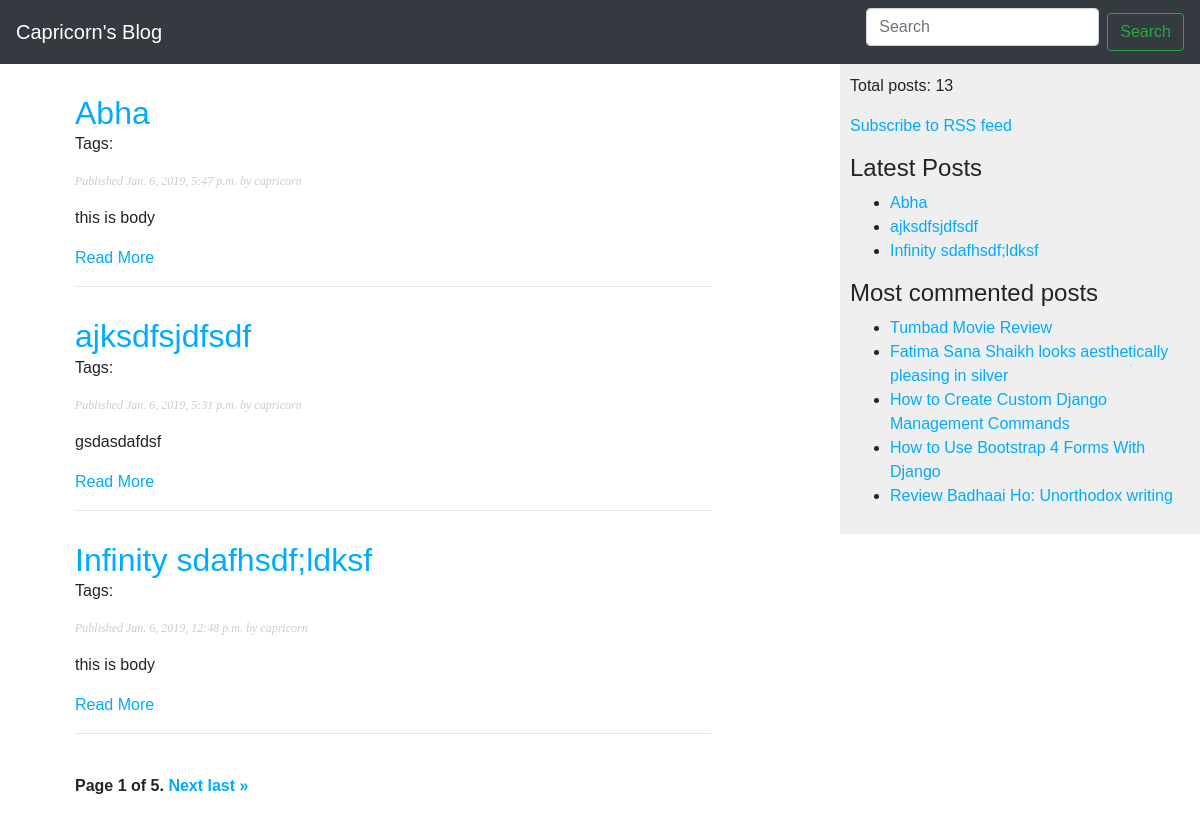
The page / on the database its author committed.
### blog/models.py (models this page shows, shortened)
class Post(models.Model):
    STATUS_CHOICE = (
        ('draft', 'Draft'),
        ('published', 'Published'),
    )
    title = models.CharField(max_length=250)
    slug = models.SlugField(max_length=250, unique_for_date='publish', blank=True, null=False)
    author = models.ForeignKey(User, on_delete=models.CASCADE, related_name='blog_posts')
    body = models.TextField()
    publish = models.DateTimeField(default=timezone.now)
    created = models.DateTimeField(auto_now_add=True)
    updated = models.DateTimeField(auto_now=True)
    status = models.CharField(max_length=10, choices=STATUS_CHOICE, default='draft')
    objects = models.Manager()  # default manager
    published = PublishedManager()  # custom manager
    tags = TaggableManager()
    class Meta:
        ordering = ('-publish',)
    def get_absolute_url(self):
        return reverse('blog:post_detail', args=[
            self.publish.year,
            self.publish.month,
            self.publish.day,
            self.slug
        ])

### blog/views.py (the view)
# urls.py: path('', views.post_list, name='post_list'),
def post_list(request, tag_slug=None):
    posts = Post.published.all()
    tag = None
    if tag_slug:
        tag = get_object_or_404(Tag, slug=tag_slug)
        posts = posts.filter(tags__in=[tag])
    paginator = Paginator(posts, 3)  # 3 posts in each page
    page = request.GET.get('page')
    try:
        posts = paginator.page(page)
    except PageNotAnInteger:
        posts = paginator.page(1)
    except EmptyPage:
        posts = paginator.page(paginator.num_pages)
    template = 'blog/post/list.html'
    context = {
        'posts': posts,
        'page': page,
        'tag': tag
    }
    return render(request, template_name=template, context=context)

### blog/models.py (called while the page is built)
    def get_queryset(self):
        return super().get_queryset().filter(status='published')

### blog/templatetags/blog_tags.py (called while the page is built)
@register.simple_tag
def total_posts():
    return Post.published.count()

@register.inclusion_tag('blog/snippets/latest_posts.html')
def show_latest_posts(count=5):
    latest_posts = Post.published.order_by('-publish')[:count]
    return {'latest_posts': latest_posts}

@register.simple_tag
def get_most_commented_posts(count=5):
    return Post.published.annotate(total_comments=Count('comments')).order_by('-total_comments')[:count]

@register.filter(name='markdown')
def markdown_format(text):
    return mark_safe(markdown.markdown(text))

### blog/templates/blog/post/list.html (shortened to what this page needs)
{% extends 'blog/base.html' %}
{% load blog_tags %}
{% block content %}
    {% for post in posts %}
        <h2><a href="{{ post.get_absolute_url }}">{{ post.title }}</a></h2>
        <p class="tags">
            Tags:
        </p>
        <p class="date">Published {{ post.publish }} by {{ post.author }}</p>
        {{ post.body|truncatewords:30|markdown }}
        <p><a href="{{ post.get_absolute_url }}">Read More</a></p>
        <hr>
    {% endfor %}
    {% include "blog/snippets/pagination.html" with page=posts %}
{% endblock %}

### blog/templates/blog/base.html (shortened to what this page needs)
{% load blog_tags %}
{% load static %}
<!DOCTYPE html>
<html lang="en">
<head>
    <link rel="stylesheet" href="https://stackpath.bootstrapcdn.com/bootstrap/4.1.3/css/bootstrap.min.css"
>
    <link rel="stylesheet" href="{% static 'css/blog_app.css' %}">
</head>
<body>
<nav class="navbar navbar-dark bg-dark">
    <a href="{% url 'blog:post_list' %}" class="navbar-brand">Capricorn's Blog</a>
    <form class="form-inline" method="get" action="{% url 'blog:post_search' %}">
        <input class="form-control mr-sm-2" name="query" type="search" placeholder="Search" aria-label="Search">
        <button class="btn btn-outline-success my-2 my-sm-0" type="submit">Search</button>
    </form>
</nav>
<div class="container">
    <div id="content">
        {% block content %}
        {% endblock %}
    </div>
</div>
<div id="sidebar">
    <p>Total posts: {% total_posts %}</p>
    <p><a href="{% url 'blog:post_feed' %}">Subscribe to RSS feed</a></p>
    <h4>Latest Posts</h4>
    {% show_latest_posts 3 %}
    <h4>Most commented posts</h4>
    {% get_most_commented_posts as most_commented_posts %}
    <ul>
        {% for post in most_commented_posts %}
            <li><a href="{{ post.get_absolute_url }}">{{ post.title }}</a></li>
        {% endfor %}
    </ul>
</div>
</body>
</html>

### blog/templates/blog/snippets/pagination.html (shortened to what this page needs)
<div class="pagination">
    <span class="step-links">
        <span class="current">
            Page {{ page.number }} of {{ page.paginator.num_pages }}.
        </span>
        {% if page.has_next %}
            <a href="?page={{ page.next_page_number }}">Next</a>
            <a href="?page={{ page.paginator.num_pages }}">last &raquo;</a>
        {% endif %}
    </span>
</div>

### blog/templates/blog/snippets/latest_posts.html
<ul>
    {% for post in latest_posts %}
        <li><a href="{{ post.get_absolute_url }}">{{ post.title }}</a></li>
    {% endfor %}
</ul>

### blog/static/css/blog_app.css (style rules this page uses)
body { margin:0; padding:0; font-family:helvetica, sans-serif; }
a { color:#00abff; text-decoration:none; }
h2 { font-weight:normal; margin:30px 0 0; }
#content { float:left; width:60%; padding:0 0 0 30px; }
#sidebar { float:right; width:30%; padding:10px; background:#efefef; height:100%; }
p.date { color:#ccc; font-family: georgia, serif; font-size: 12px; font-style: italic; }
.pagination { margin:40px 0; font-weight:bold; }
input, textarea { clear:both; float:left; margin:0 0 10px; background:#ededed; border:0; padding:6px 10px; font-size:12px; }

### rows shown on the page
Post: title "Abha", publish "Jan. 6, 2019, 5:47 p.m.", author "capricorn", body "this is body"
Post: title "ajksdfsjdfsdf", publish "Jan. 6, 2019, 5:31 p.m.", author "capricorn", body "gsdasdafdsf"
Post: title "Infinity sdafhsdf;ldksf", publish "Jan. 6, 2019, 12:48 p.m.", author "capricorn", body "this is body"
Post: title "Tumbad Movie Review"
Post: title "Fatima Sana Shaikh looks aesthetically pleasing in silver"
Post: title "How to Create Custom Django Management Commands"
Post: title "How to Use Bootstrap 4 Forms With Django"
Post: title "Review Badhaai Ho: Unorthodox writing"

### other values the page prints
{{ page.number }} "1"
{{ page.paginator.num_pages }} "5"
